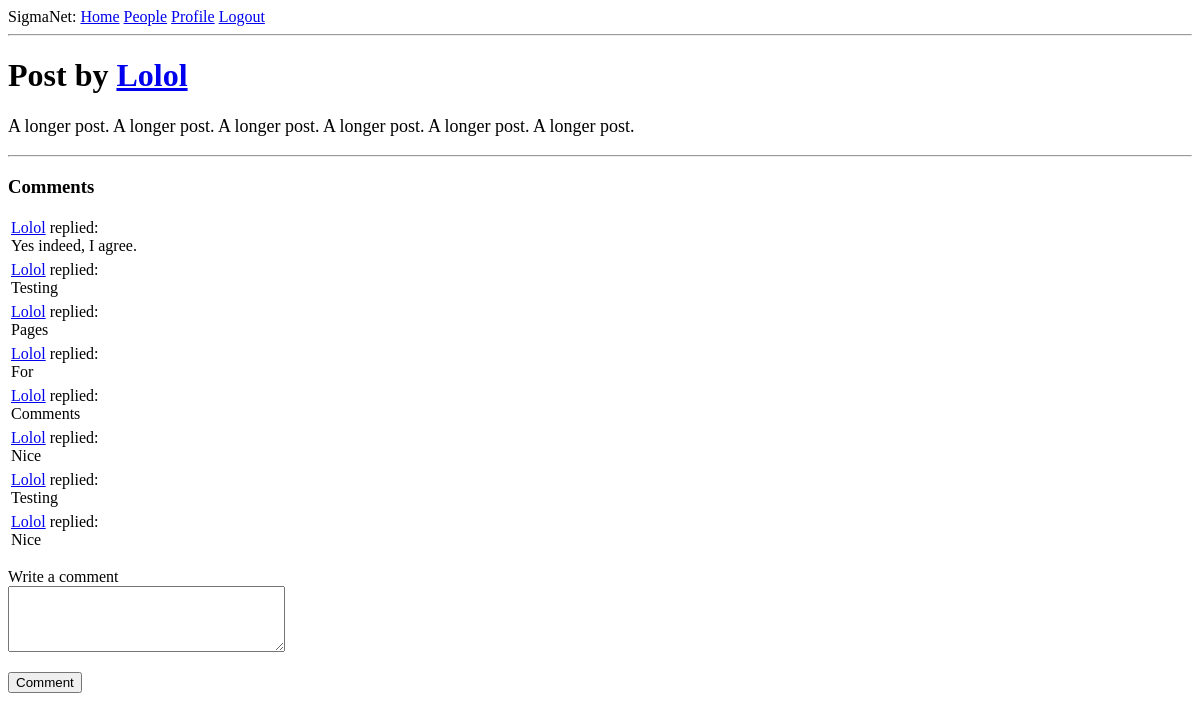
The page /post/21 (signed in) on the database as committed earlier.
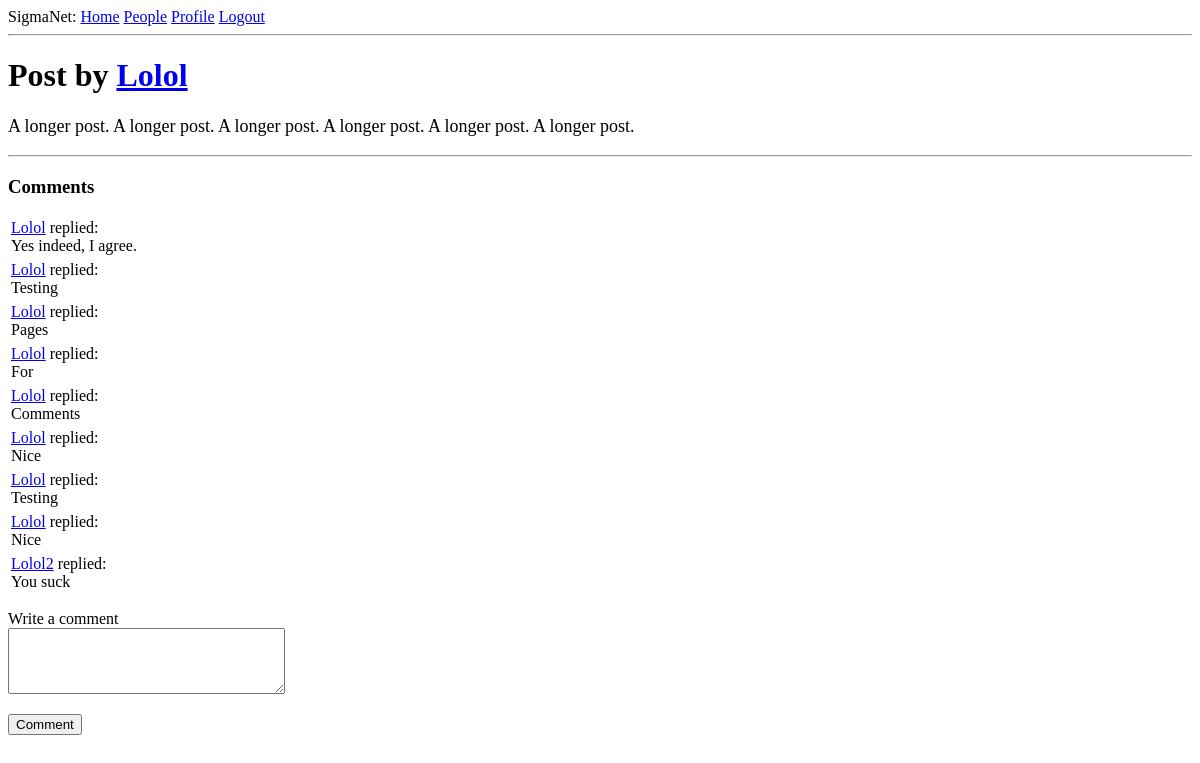
The same page on the database as committed later.
### app/models.py (models this page shows, shortened)
class Comment(db.Model):
    id = db.Column(db.Integer, primary_key=True)
    body = db.Column(db.String(140))
    timestamp = db.Column(db.DateTime, index=True, default=datetime.utcnow)
    post_id = db.Column(db.Integer, db.ForeignKey('post.id'))
    user_id = db.Column(db.Integer, db.ForeignKey('user.id'))

class User(UserMixin, db.Model):
    id = db.Column(db.Integer, primary_key=True)
    username = db.Column(db.String(64), index=True, unique=True)
    email = db.Column(db.String(120), index=True, unique=True)
    password_hash = db.Column(db.String(128))
    posts = db.relationship('Post', backref='author', lazy='dynamic')
    about_me = db.Column(db.String(140))
    comments = db.relationship('Comment', backref='author', lazy='dynamic')

### app/routes.py (the view, shortened to what this page needs)
@app.route('/post/<post_id>', methods=['GET', 'POST'])
@login_required
def post(post_id=None):
    postid = request.args.get('post', post_id)
    post = Post.query.filter_by(id=postid).first_or_404()
    page = request.args.get('page', 1, type=int)
    form = CommentForm()
    comments = post.comments.order_by(Comment.timestamp.asc()).paginate(
        page, app.config['COMMENTS_PER_PAGE'], True)
    if comments.has_next:
        next_url = url_for('post', post_id=post.id, page=comments.next_num)
    else:
        next_url = None
    if comments.has_prev:
        prev_url = url_for('post', post_id=post.id, page=comments.prev_num)
    else:
        prev_url = None
    return render_template('comments.html', title='Write a comment', post=post, form=form, comments=comments.items, next_url=next_url, prev_url=prev_url)

### app/forms.py
class CommentForm(FlaskForm):
    comment = TextAreaField('Write a comment', validators=[
                            DataRequired(), Length(min=1, max=140)])
    submit = SubmitField('Comment')

### app/models.py (called while the page is built)
@login.user_loader
def load_user(id):
    return User.query.get(int(id))

### app/routes.py (called while the page is built)
@app.before_request
def make_session_permanent():
    session.permanent = True
    app.permanent_session_lifetime = timedelta(minutes=30)

### app/templates/comments.html (shortened to what this page needs)
{% extends "base.html" %}
{% block content %}
    <h1>Post by <a href="{{ url_for('user', username=post.author.username)}}">{{ post.author.username }}</a></h1>
    <p style="font-size:18px">
        {{post.body}}
    </p>
    <hr>
    <p> <h3>Comments</h3>
        {% for comment in comments %}
            {% include '_comment.html' %}
        {% endfor %}
    </p>
    {% if form %}
    <form action="" method="post">
        <p>
            {{ form.comment.label }}<br>
            {{ form.comment(cols=32, rows=4) }}<br>
        </p>
        <p> {{ form.submit() }}</p>
    </form>
    {% endif %}
{% endblock %}

### app/templates/_comment.html
<table>
    <tr valign="top">
        <td><a href="{{ url_for('user', username=comment.author.username) }}">{{ comment.author.username }}</a> replied:<br>{{ comment.body }}</td>
    </tr>
</table>

Rows that differ between the two databases and show on the page:
added Comment: author.username "Lolol2", body "You suck"
